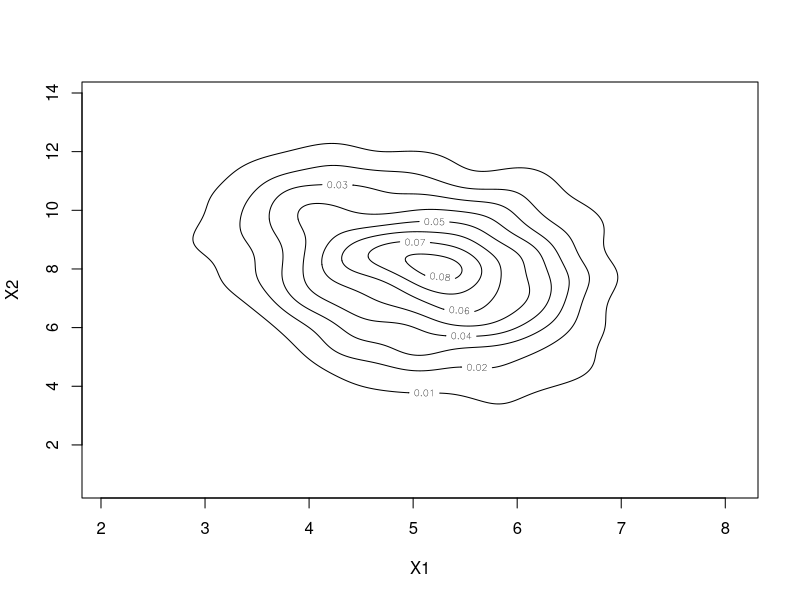
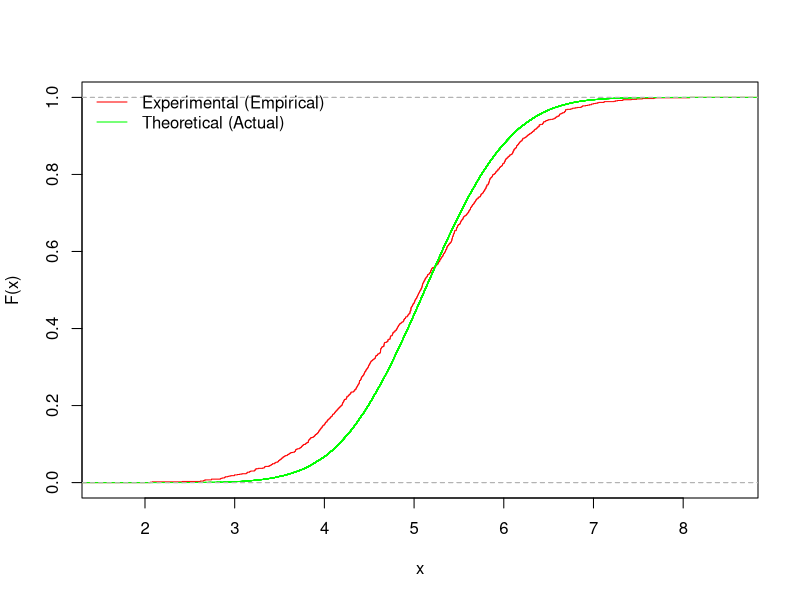
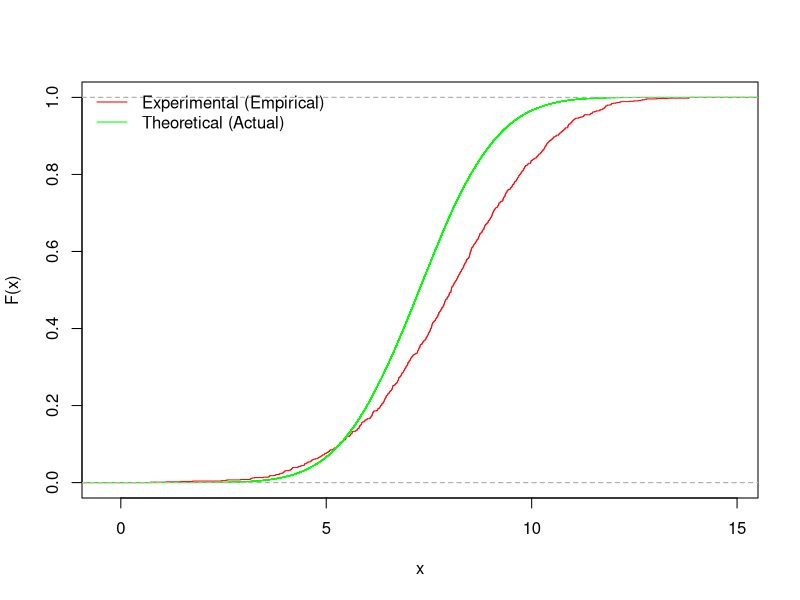
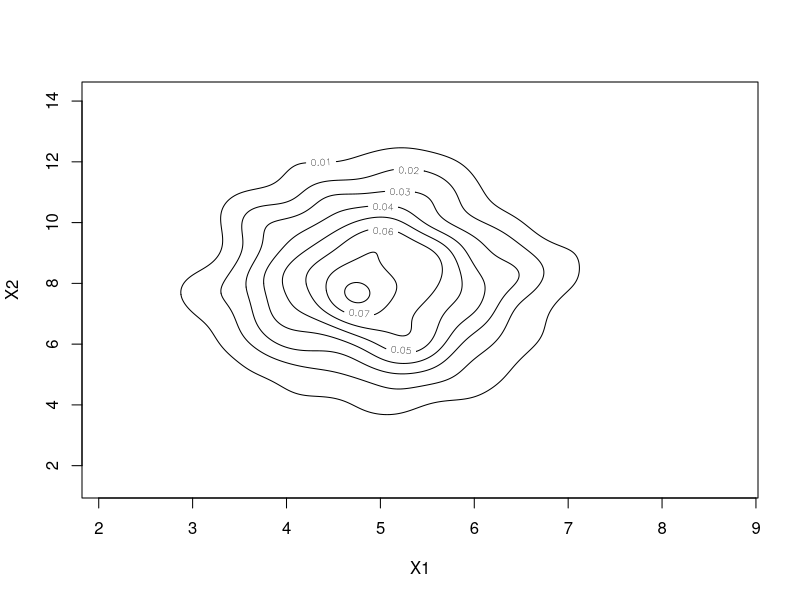
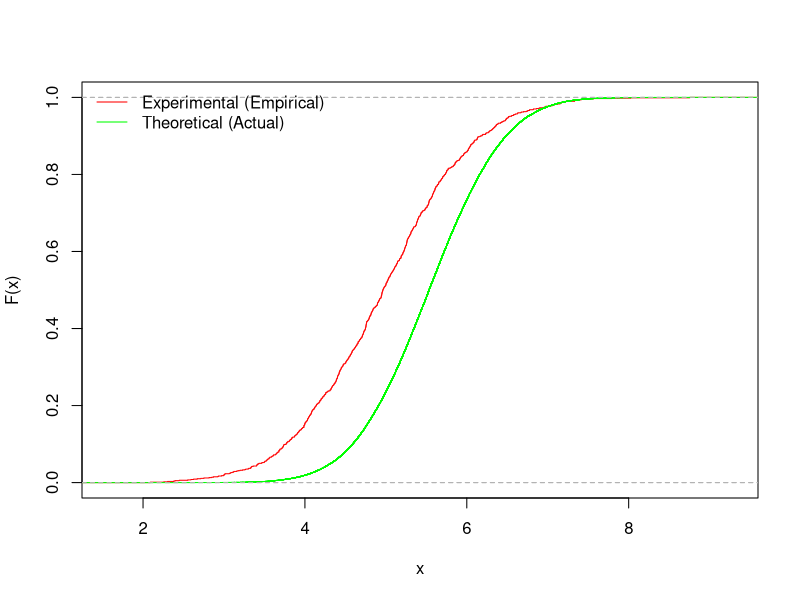
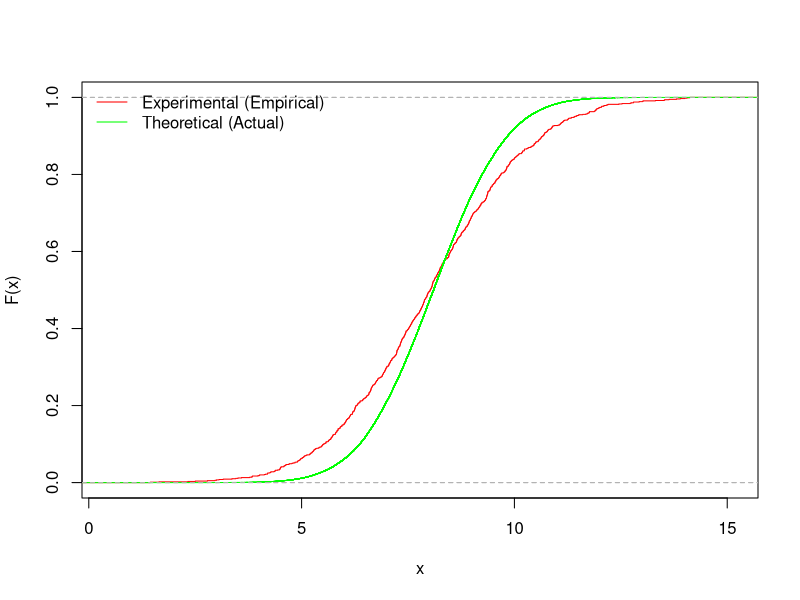
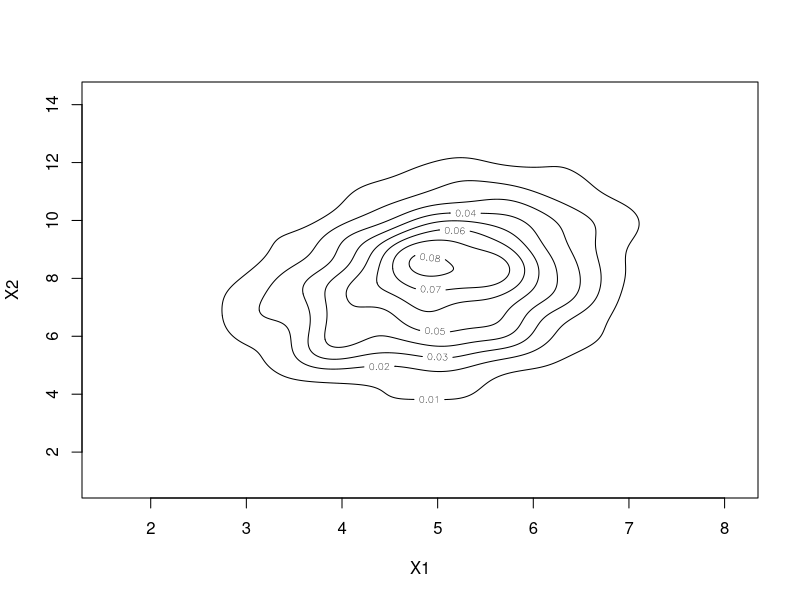
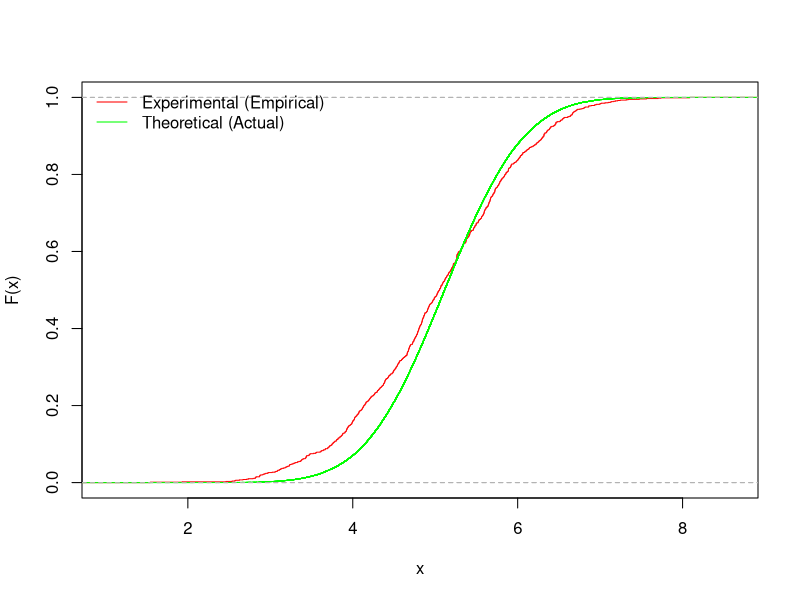

These charts were generated, in order, by the following R code:
library(MASS)	#For kde2d and mvrnorm

#Question-1:
gen_cholesky <- function(mu, SIGMA, sample) {
	U <- matrix(runif((2 * sample), 0, 1), nrow = sample, ncol = 2);
#	u1 <- runif(sample, 0, 1);
#	u2 <- runif(sample, 0, 1);
	R <- -2 * log(U[,1]);
	V <- 2 * pi * U[,2];
#	R <- -2 * log(u1);
#	V <- 2 * pi * u2;
	Z <- matrix(c((sqrt(R) * cos(V)), (sqrt(R) * sin(V))), nrow = sample, ncol = 2);
#	Z1 <- sqrt(R) * cos(V);
#	Z2 <- sqrt(R) * sin(V);

##	Z <- mvrnorm(n = sample, c(0, 0), matrix(c(1,0,0,1), 2, 2));

	rho = (SIGMA[1,2] / sqrt(SIGMA[1,1] * SIGMA[2,2]));	#Correlation
	sigma = c(sqrt(SIGMA[1,1]), sqrt(SIGMA[2,2]));	#Standard Deviations
	X <- matrix(c((mu[1] + (sigma[1] * Z[,1])), (mu[2] + (rho * sigma[2] * Z[,1]) + (sqrt(1 - (rho^2)) * sigma[2] * Z[,2]))), nrow = sample, ncol = 2);

	cat("The sample means, variances, and covariance are :","\nmean(X1) =", mean(X[,1]), "\nmean(X2) =", mean(X[,2]), "\nvariance(X1) =", var(X[,1]), "\nvariance(X2) =", var(X[,2]), "\ncorrelation(X1, X2) =", cor(X[,1], X[,2]), "\n");
	cat("\nWhile, the actual means, variances, and covariance are :","\nmean(X1) =", mu[1], "\nmean(X2) =", mu[2], "\nvariance(X1) =", SIGMA[1,1], "\nvariance(X2) =", SIGMA[2,2], "\ncorrelation(X1, X2) =", rho, "\n");

	f <- kde2d(X[,1], X[,2], n = sample);	# Two dimensional kernel density approximation
	pdf(paste("1",100*rho,".pdf"));
	contour(f, xlab = "X1", ylab = "X2", main = "")
#	legend('topright', legend = paste("a =", rho), lty = 0, bty = 'n');

##Question-2 ::
	X_T <- mvrnorm(n = sample*100, mu, SIGMA);

	pdf(paste("2_X1",100*rho,".pdf"));
	plot(ecdf(sort(X[,1])), do.points = FALSE, main = "", col = "red", xlab = "", ylab = "")
	par(new = TRUE)
	plot(ecdf(sort(X_T[,1])), do.points = FALSE, main = "", col = "green", xlab = "", ylab = "", axes = FALSE)
	legend('topleft', legend = c('Experimental (Empirical)', 'Theoretical (Actual)'), lty = 1, col = c("red", "green"), bty = 'n')
#	title("Cumulative Distribution Function for X1");
	title(xlab = "x", ylab = "F(x)");

	pdf(paste("2_X2",100*rho,".pdf"));
	plot(ecdf(sort(X[,2])), do.points = FALSE, main = "", col = "red", xlab = "", ylab = "")
	par(new = TRUE)
	plot(ecdf(sort(X_T[,2])), do.points = FALSE, main = "", col = "green", xlab = "", ylab = "", axes = FALSE)
	legend('topleft', legend = c('Experimental (Empirical)', 'Theoretical (Actual)'), lty = 1, col = c("red", "green"), bty = 'n')
#	title("Cumulative Distribution Function for X2");
	title(xlab = "x", ylab = "F(x)");

}

#Question-3:
gen_conditional <- function(mu, SIGMA, sample) {
	U <- matrix(runif((2 * sample), 0, 1), nrow = sample, ncol = 2);
#	u1 <- runif(sample, 0, 1);
#	u2 <- runif(sample, 0, 1);
	R <- -2 * log(U[,1]);
	V <- 2 * pi * U[,2];
#	R <- -2 * log(u1);
#	V <- 2 * pi * u2;
	Z <- matrix(c((sqrt(R) * cos(V)), (sqrt(R) * sin(V))), nrow = sample, ncol = 2);
#	Z1 <- sqrt(R) * cos(V);
#	Z2 <- sqrt(R) * sin(V);

##	Z <- mvrnorm(n = sample, c(0, 0), matrix(c(1,0,0,1), 2, 2));

	rho = (SIGMA[1,2] / sqrt(SIGMA[1,1] * SIGMA[2,2]));	#Correlation
	sigma = c(sqrt(SIGMA[1,1]), sqrt(SIGMA[2,2]));	#Standard Deviations

	X <- matrix(0, nrow = sample, ncol = 2);
	X[,1] <- (mu[1] + (sigma[1] * Z[,1]));
	X[,2] <- ((mu[2] + (rho * (sigma[2] / sigma[1]) * (X[,1] - mu[1]))) + (sqrt(1 - (rho^2)) * sigma[2] * Z[,2]));

	cat("The sample means, variances, and covariance are :","\nmean(X1) =", mean(X[,1]), "\nmean(X2) =", mean(X[,2]), "\nvariance(X1) =", var(X[,1]), "\nvariance(X2) =", var(X[,2]), "\ncorrelation(X1, X2) =", cor(X[,1], X[,2]), "\n");
	cat("\nWhile, the actual means, variances, and covariance are :","\nmean(X1) =", mu[1], "\nmean(X2) =", mu[2], "\nvariance(X1) =", SIGMA[1,1], "\nvariance(X2) =", SIGMA[2,2], "\ncorrelation(X1, X2) =", rho, "\n");

}

### EXECUTION :::
set.seed(1);

a = c(-0.25, 0, 0.25);
mu <- c(5, 8);

cat("Generation by Cholesky’s decomposition :-")
for (i in 1:3) {
	cat("\n\nCase -", i, ":: a =", a[i], "::\n");
	SIGMA <- matrix(c(1, (2 * a[i]), (2 * a[i]), 4), nrow = 2, ncol = 2);
	gen_cholesky(mu, SIGMA, 1000);
}

cat("\n\n###   ###   ###   ###   ###   ###   ###\n\n\n");

cat("Generation from conditional distribution :-")
for (i in 1:3) {
	cat("\n\nCase -", i, ":: a =", a[i], "::\n");
	SIGMA <- matrix(c(1, (2 * a[i]), (2 * a[i]), 4), nrow = 2, ncol = 2);
	gen_conditional(mu, SIGMA, 1000);
}